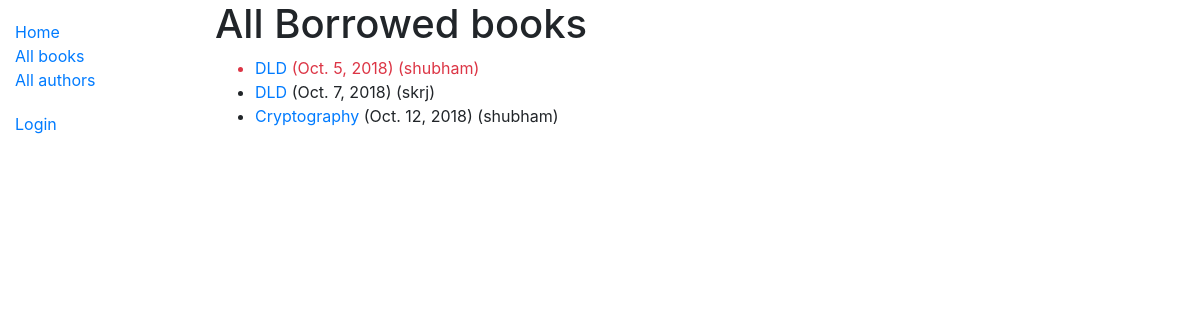
The app's page /catalog/loanbooks/ with its own data.
### catalog/models.py (models this page shows, shortened)
class BookInstance(models.Model):
    id = models.UUIDField(primary_key=True, default=uuid.uuid4, help_text='Unique ID for this particular book across whole library')
    book = models.ForeignKey(Book, on_delete=models.SET_NULL, null=True)
    imprint = models.CharField(max_length=200)
    due_back = models.DateField(null=True, blank=True)
    borrower = models.ForeignKey(User, on_delete=models.SET_NULL, null=True, blank = True)
    LOAN_STATUS = (
        ('m', 'Maintenance'),
        ('o', 'On loan'),
        ('a', 'Available'),
        ('r', 'Reserved'),
    )
    status = models.CharField(
        max_length=1,
        choices=LOAN_STATUS,
        blank=True,
        default='m',
        help_text='Book availability',
    )
    class Meta:
        ordering = ['due_back']
        permissions = (("can_mark_returned", "Set book as returned"),)
    @property
    def is_overdue(self):
        if self.due_back and date.today() > self.due_back:
            return True
        return False

class Book(models.Model):
    title = models.CharField(max_length=200)
    author = models.ForeignKey('Author', on_delete=models.SET_NULL, null=True)
    summary = models.TextField(max_length=1000, help_text='Enter a brief description of the book')
    isbn = models.CharField('ISBN', max_length=13, help_text='13 Character <a href="https://www.isbn-international.org/content/what-isbn">ISBN number</a>')
    genre = models.ManyToManyField(Genre, help_text='Select a genre for this book')
    language = models.ForeignKey('Language', on_delete=models.SET_NULL, null= True)

### catalog/views.py (the view)
class LoanedBooksByAllUserListView(ListView):
    model = BookInstance
    template_name ='catalog/Book/bookinstance_list_all_borrowed_user.html'
    paginate_by = 10
    def get_queryset(self):
        return BookInstance.objects.filter(status__exact = 'o').order_by('due_back')

### catalog/templates/catalog/Book/bookinstance_list_all_borrowed_user.html
{% extends "base_generic.html" %}
{% block content %}
    <h1>All Borrowed books</h1>
    {% if bookinstance_list %}
    <ul>
      {% for bookinst in bookinstance_list %}
      <li class="{% if bookinst.is_overdue %}text-danger{% endif %}">
        <a href="{% url 'book-detail' bookinst.book.pk %}">{{bookinst.book.title}}</a> ({{ bookinst.due_back }}) ({{ bookinst.borrower}})
      </li>
      {% endfor %}
    </ul>
    {% else %}
      <p>There are no books borrowed.</p>
    {% endif %}
{% endblock %}

### records on screen
BookInstance: book "DLD", due_back "Oct. 5, 2018", borrower "shubham"
BookInstance: book "DLD", due_back "Oct. 7, 2018", borrower "skrj"
BookInstance: book "Cryptography", due_back "Oct. 12, 2018", borrower "shubham"
